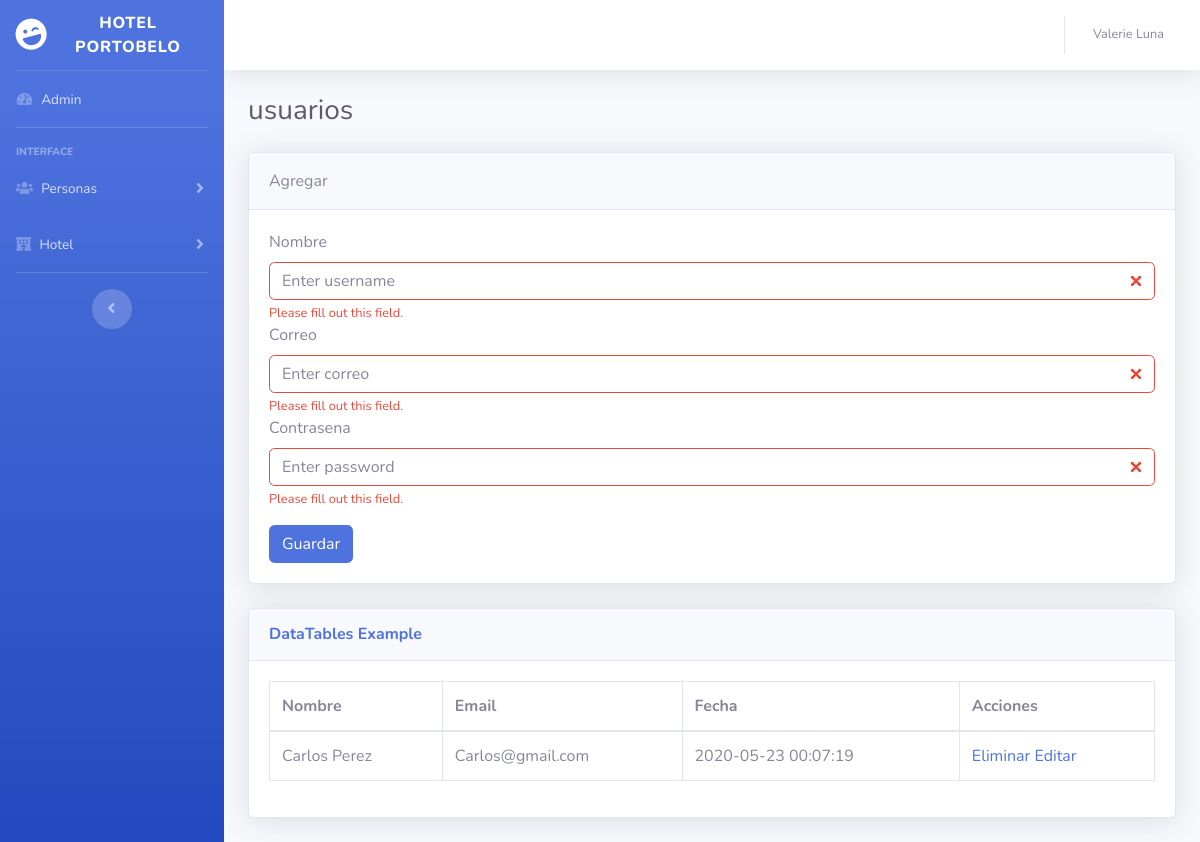
The app's page /presentacion/usuarios.php with its own data.
### tables this page shows
CREATE TABLE `usuarios` (
  `id_u` int(11) NOT NULL,
  `nombre` text NOT NULL,
  `password` text NOT NULL,
  `email` text NOT NULL,
  `fecha` timestamp NOT NULL DEFAULT current_timestamp() ON UPDATE current_timestamp()
);

### datos/conexion.php (called while the page is built, shortened)
<?php
 class Conexion{
    private static $instance = null;
    private $pdo;
    private $driver='mysql';
    private $host='sql10.freemysqlhosting.net';
    private $user='sql10617482';
    private $pass='5XmCCvUppG';
    private $dbName='sql10617482';
    private function __construct(){
        try {
            $this->pdo = new PDO("{$this->driver}:host={$this->host};dbname={$this->dbName};",$this->user,$this->pass);
            $this->pdo->setAttribute(PDO::ATTR_ERRMODE,PDO::ERRMODE_EXCEPTION);
        } catch (PDOExceptio $e) {
            echo $e->getMessage();
        }
    }
    public static function getInstance(){
        if (!self::$instance) {
            self::$instance = new Conexion();
        }
        return self::$instance;
    }
    public function getConnection()
    {
      return $this->pdo;
    }
 }

### negocio/NUsuario.php (called while the page is built, shortened)
<?php
    include_once('../datos/DUsuario.php');
    class NUsuario{
        private $usuario;
        public function __construct(){
            $this->usuario = new DUsuario();
        }
        public function getAll(){
           return $this->usuario->getAll();
        }
    }
?>

### datos/DUsuario.php (called while the page is built, shortened)
<?php
    include_once('conexion.php');
    class DUsuario{
        public $pdo;
 public function __construct(){
        $this->pdo = Conexion::getInstance()->getConnection();
   }
 public function getAll(){
       try {
        $stm=$this->pdo->prepare("SELECT * FROM usuarios");
        $stm->execute();
        return $stm->fetchAll(PDO::FETCH_OBJ);
       } catch (PDOException $e) {
            echo $e->getMessage();
        }
    }
    }

### presentacion/usuarios.php (the view, shortened to what this page needs)
<?php
include_once('includes/header.php');
include_once('../negocio/NUsuario.php');
$usuarios = new NUsuario;
?>
          <div class="d-sm-flex align-items-center justify-content-between mb-4">
            <h1 class="h3 mb-0 text-gray-800">usuarios</h1>
          </div>
          <div class="card shadow mb-4">
        <div class="card-header py-3">
        Agregar
        </div>
        <div class="card-body">
          <form action="../negocio/NUsuario.php" class="was-validated" method = "POST" enctype="multipart/form-data">
          <div class="form-group">
                <label for="uname">Nombre</label>
                  <input type="text" class="form-control" id="uname" placeholder="Enter username" name="nombre" required>
                <div class="invalid-feedback">Please fill out this field.</div>
                <label for="uname">Correo</label>
                  <input type="text" class="form-control" id="uname" placeholder="Enter correo" name="email" required>
                <div class="invalid-feedback">Please fill out this field.</div>
                <label for="uname">Contrasena</label>
                  <input type="pass" class="form-control" id="uname" placeholder="Enter password" name="password" required>
                <div class="invalid-feedback">Please fill out this field.</div>
            </div>
  <button type="submit" class="btn btn-primary">Guardar</button>
</div>
</div>
          <div class="card shadow mb-4">
            <div class="card-header py-3">
              <h6 class="m-0 font-weight-bold text-primary">DataTables Example</h6>
            </div>
            <div class="card-body">
              <div class="table-responsive">
                <table class="table table-bordered" id="dataTable" width="100%" cellspacing="0">
                  <thead>
                    <tr>
                    <th>Nombre</th>
                      <th>Email</th>
                      <th>Fecha</th>
                      <th>Acciones</th>
                    </tr>
                  </thead>
                  <tbody>
                  <?php foreach($usuarios->getAll() as $usuario): ?>
                <tr>
                  <td><?php echo $usuario->nombre?></td>
                  <td><?php echo $usuario->email?></td>
                  <td><?php echo $usuario->fecha?></td>
                  <td>
                      <a href="../negocio/NUsuario.php?delete_id=<?php echo $usuario->id_u; ?>">Eliminar</a>
                      <a href="usuarios_edit.php?usuario=<?php echo $usuario->id_u; ?>">Editar</a>
                  </td>
                </tr>
              <?php endforeach;?>
                              </tbody>
                </table>
              </div>
            </div>
          </div>
<?php
include_once('includes/footer.php');
?>

### presentacion/includes/header.php (shortened to what this page needs)
<!DOCTYPE html>
<html lang="en">
<head>
  <link href="includes/startbootstrap/vendor/fontawesome-free/css/all.min.css" rel="stylesheet" type="text/css">
  <link href="includes/startbootstrap/css/sb-admin-2.min.css" rel="stylesheet">
</head>
<body id="page-top">
  <div id="wrapper">
    <ul class="navbar-nav bg-gradient-primary sidebar sidebar-dark accordion" id="accordionSidebar">
      <a class="sidebar-brand d-flex align-items-center justify-content-center" href="index.php">
        <div class="sidebar-brand-icon rotate-n-15">
          <i class="fas fa-laugh-wink"></i>
        </div>
        <div class="sidebar-brand-text mx-3">Hotel Portobelo</div>
      </a>
            <hr class="sidebar-divider my-0">
<li class="nav-item">
  <a class="nav-link" href="index.html">
    <i class="fas fa-fw fa-tachometer-alt"></i>
    <span>Admin</span></a>
</li>
<hr class="sidebar-divider">
      <div class="sidebar-heading">
        Interface
      </div>
      <li class="nav-item">
        <a class="nav-link collapsed" href="#" data-toggle="collapse" data-target="#collapseTwo" aria-expanded="true" aria-controls="collapseTwo">
          <i class="fas fa-users"></i>
          <span>Personas</span>
        </a>
      </li>
      <li class="nav-item">
        <a class="nav-link collapsed" href="#" data-toggle="collapse" data-target="#collapseUtilities" aria-expanded="true" aria-controls="collapseUtilities">
          <i class="fas fa-hotel"></i>
          <span>Hotel</span>
        </a>
      </li>
      <hr class="sidebar-divider d-none d-md-block">
      <div class="text-center d-none d-md-inline">
        <button class="rounded-circle border-0" id="sidebarToggle"></button>
      </div>
    </ul>
    <div id="content-wrapper" class="d-flex flex-column">
      <div id="content">
        <nav class="navbar navbar-expand navbar-light bg-white topbar mb-4 static-top shadow">
          <ul class="navbar-nav ml-auto">
            <li class="nav-item dropdown no-arrow">
              <a class="nav-link dropdown-toggle" href="#" id="userDropdown" role="button" data-toggle="dropdown" aria-haspopup="true" aria-expanded="false">
                <span class="mr-2 d-none d-lg-inline text-gray-600 small">Valerie Luna</span>
              </a>
            </li>
          </ul>
        </nav>
        <div class="container-fluid">

### presentacion/includes/footer.php (shortened to what this page needs)
</div>
    </div>
  </div>
</body>
</html>

### records on screen
usuarios: nombre "Carlos Perez", email "Carlos@gmail.com", fecha "2020-05-23 00:07:19"
